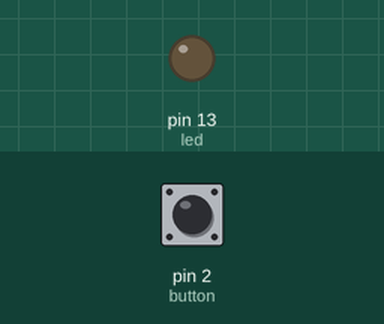
Bench run of a sketch on a simulated Arduino Uno, built with avr-gcc and run on an emulated ATmega328P. Shown: output pins drawn as LEDs (lit = HIGH). Dashed ring = blinking. Inputs (shaded band) come from the test bench; at power-on: pin 2 (button) LOW.

Above: at 1.2 s.
1.3 s: pin 2 (button) pulled HIGH for 1 s
At 1.9 s:
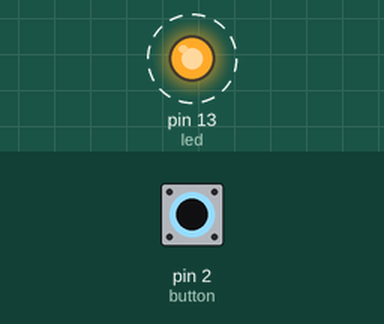
4.2 s: pin 2 (button) pulled HIGH for 0.15 s
At 5.6 s:
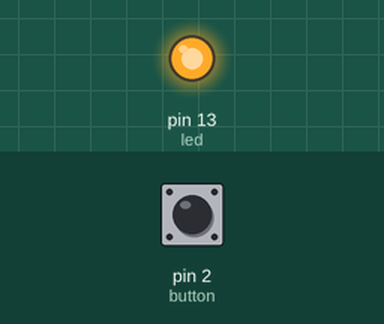
5.9 s: pin 2 (button) pulled HIGH for 3.2 s
At 10.5 s:
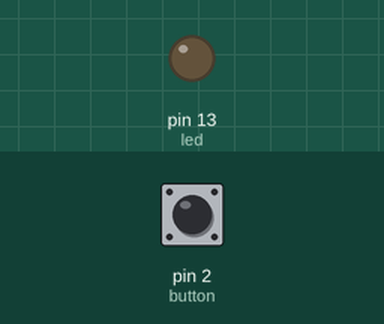
Timing chart, 0 to 12.0 s (numbered marks = the images above; inputs shaded):
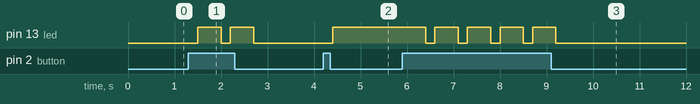

The sketch:

belajarLED3.ino
```cpp
int button= 2;
int nilaitombol;
int count;

int led= 13;
int led2= 12;


void setup(){
pinMode(button, INPUT);
pinMode(led, OUTPUT);
}

void loop(){
nilaitombol= digitalRead(button);

if(nilaitombol == 1){
count++;
delay(200);
if(count==1){
digitalWrite(led, HIGH);
digitalWrite(led2, LOW);
}
if(count==2){
delay(300);
digitalWrite(led2, HIGH);
digitalWrite(led, LOW);
count=0;
}
}
}
```

Measured:
- after the input at 1.3 s, pin 13 (led): alternates HIGH for 0.50 s and LOW for 0.20 s, 4 changes in all, then stays LOW, starting after 0.20 s
- after the input at 4.2 s, pin 13 (led): LOW → HIGH after 0.20 s
- after the input at 5.9 s, pin 13 (led): alternates HIGH for 0.50 s and LOW for 0.20 s, 9 changes in all, then stays LOW, starting after 0.50 s
